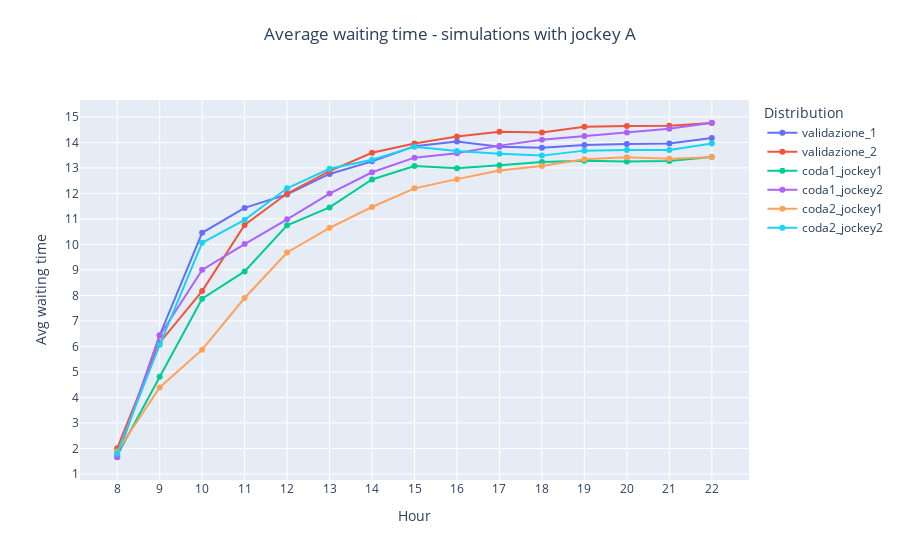

Notebook code for this chart:
### Markdown cell above
## Average waiting time

### Code cell
# Average waiting time
normalize = False

fig =  go.Figure()

fig = add_simulation_to_plot(fig, df_simulations, 'validazione_1', "Avg_waiting_times_standard", normalize=normalize)
fig = add_simulation_to_plot(fig, df_simulations, 'validazione_2', "Avg_waiting_times_standard", normalize=normalize)
fig = add_simulation_to_plot(fig, df_simulations, 'coda1_jockey1', "Avg_waiting_times_standard", normalize=normalize)
fig = add_simulation_to_plot(fig, df_simulations, 'coda1_jockey2', "Avg_waiting_times_standard", normalize=normalize)
fig = add_simulation_to_plot(fig, df_simulations, 'coda2_jockey1', "Avg_waiting_times_standard", normalize=normalize)
fig = add_simulation_to_plot(fig, df_simulations, 'coda2_jockey2', "Avg_waiting_times_standard", normalize=normalize)
fig = decorate_figure(fig,
    title="Average waiting time - simulations with jockey A",
    y_axis_title="Avg waiting time", dtick=1)

fig.show()
fig.write_image("doc/report/images/results/avg_wt_jockey_a.png", scale=IMAGE_SCALE)

### Figure 1 — Plotly figure (JSON) as saved in the notebook; plotly's stock layout.template omitted (floating-point values rounded to 4 significant figures)
{"data": [{"mode": "lines+markers", "name": "validazione_1", "type": "scatter", "x": [8, 9, 10, 11, 12, 13, 14, 15, 16, 17, 18, 19, 20, 21, 22], "y": [1.655, 6.439, 10.46, 11.43, 11.96, 12.76, 13.26, 13.85, 14.03, 13.83, 13.79, 13.9, 13.94, 13.96, 14.18]}, {"mode": "lines+markers", "name": "validazione_2", "type": "scatter", "x": [8, 9, 10, 11, 12, 13, 14, 15, 16, 17, 18, 19, 20, 21, 22], "y": [2.009, 6.147, 8.172, 10.76, 12.0, 12.88, 13.6, 13.96, 14.23, 14.42, 14.39, 14.62, 14.64, 14.66, 14.76]}, {"mode": "lines+markers", "name": "coda1_jockey1", "type": "scatter", "x": [8, 9, 10, 11, 12, 13, 14, 15, 16, 17, 18, 19, 20, 21, 22], "y": [1.735, 4.814, 7.87, 8.941, 10.75, 11.45, 12.55, 13.07, 12.99, 13.11, 13.23, 13.29, 13.26, 13.27, 13.43]}, {"mode": "lines+markers", "name": "coda1_jockey2", "type": "scatter", "x": [8, 9, 10, 11, 12, 13, 14, 15, 16, 17, 18, 19, 20, 21, 22], "y": [1.679, 6.422, 9.003, 10.01, 10.99, 12.0, 12.83, 13.4, 13.57, 13.88, 14.1, 14.25, 14.39, 14.54, 14.77]}, {"mode": "lines+markers", "name": "coda2_jockey1", "type": "scatter", "x": [8, 9, 10, 11, 12, 13, 14, 15, 16, 17, 18, 19, 20, 21, 22], "y": [1.883, 4.394, 5.875, 7.9, 9.685, 10.65, 11.47, 12.2, 12.56, 12.9, 13.08, 13.34, 13.42, 13.36, 13.42]}, {"mode": "lines+markers", "name": "coda2_jockey2", "type": "scatter", "x": [8, 9, 10, 11, 12, 13, 14, 15, 16, 17, 18, 19, 20, 21, 22], "y": [1.802, 6.066, 10.07, 10.96, 12.2, 12.97, 13.32, 13.84, 13.67, 13.56, 13.48, 13.68, 13.71, 13.7, 13.96]}], "layout": {"legend": {"title": {"text": "Distribution"}}, "title": {"text": "Average waiting time - simulations with jockey A", "x": 0.5, "xanchor": "center", "y": 0.95, "yanchor": "top"}, "xaxis": {"dtick": 1, "tick0": 0, "tickmode": "linear", "title": {"text": "Hour"}}, "yaxis": {"dtick": 1, "tick0": 0, "tickmode": "linear", "title": {"text": "Avg waiting time"}}}}
